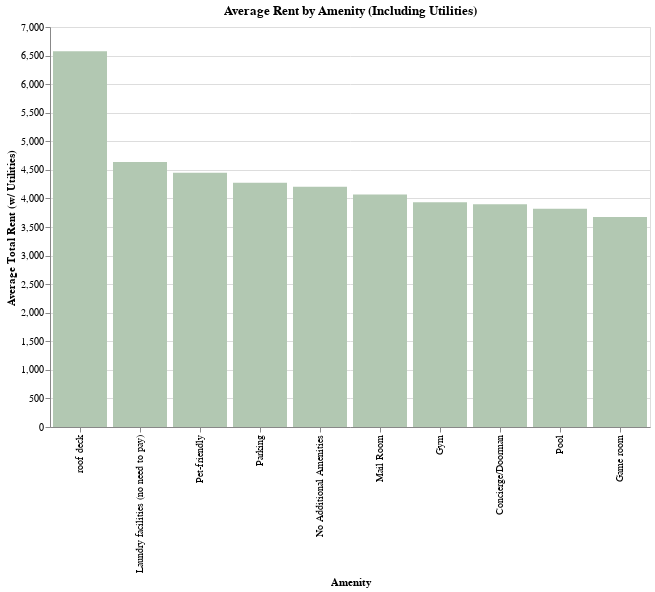

Here is the notebook cell this chart was saved with:
### Code cell
import altair as alt
import pandas as pd

# Loads data
df_cleaned = pd.read_csv("cleaned_rental_data.csv")

# Identifies amenity columns
amenity_cols = [col for col in df_cleaned.columns if col not in [
    "Rental Type", "Bedrooms", "Bathrooms", "Furnished", "Neighborhood",
    "Proximity to Transit", "Total Rent Avg", "Utility Cost Avg",
    "Personal Income Avg", "People in Unit", "Total Rent w/ Utilities"
]]

# Melts to long format for easier grouping and filtering
df_long = df_cleaned.melt(
    id_vars=["Total Rent w/ Utilities"],
    value_vars=amenity_cols,
    var_name="Amenity",
    value_name="Has Amenity"
)

# Only keeps rows where there is an amenity
df_long = df_long[df_long["Has Amenity"] == 1]

# Creates chart (makes it green for Celtics colors) and makes it interactive with hover
chart = alt.Chart(df_long).mark_bar(color="#B2C8B2").encode(
    x=alt.X('Amenity:N', sort='-y', title="Amenity"),
    y=alt.Y('mean(Total Rent w/ Utilities):Q', title='Average Total Rent (w/ Utilities)'),
    tooltip=[
        alt.Tooltip('Amenity:N', title='Amenity'),
        alt.Tooltip('mean(Total Rent w/ Utilities):Q', title='Avg Rent w/ Utilities ($)', format=',.0f'),
        alt.Tooltip('count():Q', title='Number of Listings')
    ]
).properties(
    width=600,
    height=400,
    title="Average Rent by Amenity (Including Utilities)"
).interactive()

chart

### Figure 1 — Vega-Lite specification as saved in the notebook (floating-point values rounded to 4 significant figures; data arrays with more than 128 entries replaced by an {"elided": "..."} marker saying what was removed)
{"config": {"view": {"continuousWidth": 300, "continuousHeight": 300}}, "data": {"name": "data-0004ac163f71886bceaaef7486af513f"}, "mark": {"type": "bar", "color": "#B2C8B2"}, "encoding": {"tooltip": [{"field": "Amenity", "title": "Amenity", "type": "nominal"}, {"aggregate": "mean", "field": "Total Rent w/ Utilities", "format": ",.0f", "title": "Avg Rent w/ Utilities ($)", "type": "quantitative"}, {"aggregate": "count", "title": "Number of Listings", "type": "quantitative"}], "x": {"field": "Amenity", "sort": "-y", "title": "Amenity", "type": "nominal"}, "y": {"aggregate": "mean", "field": "Total Rent w/ Utilities", "title": "Average Total Rent (w/ Utilities)", "type": "quantitative"}}, "height": 400, "params": [{"name": "param_1", "select": {"type": "interval", "encodings": ["x", "y"]}, "bind": "scales"}], "title": "Average Rent by Amenity (Including Utilities)", "width": 600, "$schema": "https://vega.github.io/schema/vega-lite/v5.20.1.json", "datasets": {"data-0004ac163f71886bceaaef7486af513f": {"elided": "175 records"}}}
